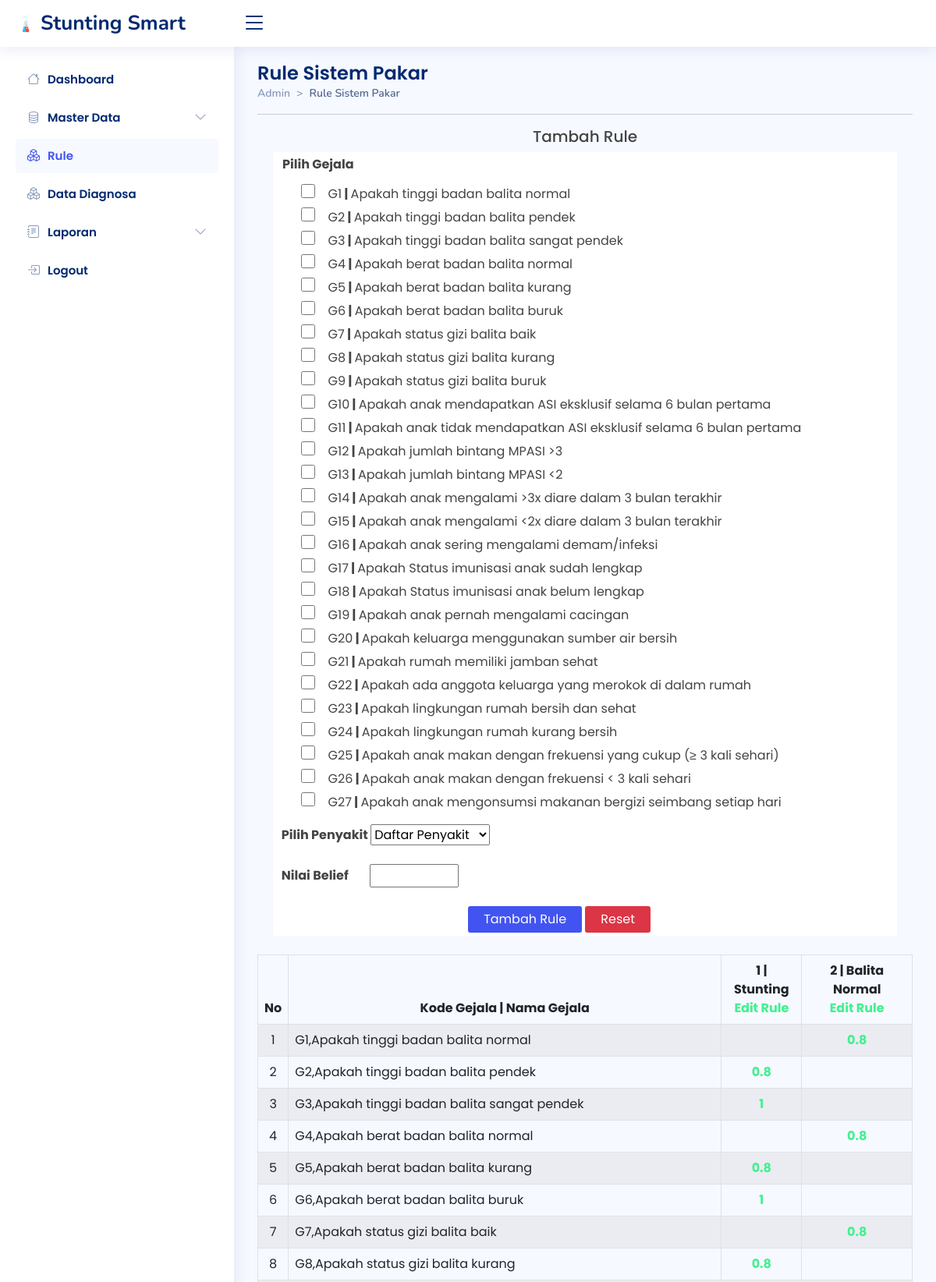
Page /admin/rules/rules.php (upper part) on the committed database.
### tables this page shows
CREATE TABLE `tb_gejala` (
  `id` int(11) NOT NULL,
  `kdgejala` varchar(3) DEFAULT NULL,
  `gejala` text DEFAULT NULL
);

CREATE TABLE `tb_rules` (
  `id_rules` int(11) NOT NULL,
  `id_gejala` int(11) DEFAULT NULL,
  `id_penyakit` int(11) DEFAULT NULL,
  `belief` float DEFAULT NULL
);

### admin/rules/rules.php (the view, shortened to what this page needs)
<!DOCTYPE html>
<html lang="en">
<head>
  <link href="../../assets/vendor/bootstrap/css/bootstrap.min.css" rel="stylesheet">
  <link rel="stylesheet" href="https://cdn.jsdelivr.net/npm/bootstrap-icons@1.10.2/font/bootstrap-icons.css">
  <link href="../../assets/vendor/boxicons/css/boxicons.min.css" rel="stylesheet">
  <link href="../../assets/vendor/quill/quill.snow.css" rel="stylesheet">
  <link href="../../assets/vendor/quill/quill.bubble.css" rel="stylesheet">
  <link href="../../assets/vendor/remixicon/remixicon.css" rel="stylesheet">
  <link href="../../assets/vendor/simple-datatables/style.css" rel="stylesheet">
  <link href="../../assets/css/style.css" rel="stylesheet">
</head>
<body>
  <header id="header" class="header fixed-top d-flex align-items-center">
    <div class="d-flex align-items-center justify-content-between">
      <a href="../index.php" class="logo d-flex align-items-center">
        <img src="../../assets/img/logo.png" alt="">
        <span class="d-none d-lg-block">Stunting Smart</span>
      </a>
      <i class="bi bi-list toggle-sidebar-btn"></i>
    </div>
  </header>
  <aside id="sidebar" class="sidebar">
    <ul class="sidebar-nav" id="sidebar-nav">
      <li class="nav-item">
        <a class="nav-link collapsed " href="../index.php">
          <i class="bi bi-house"></i>
          <span>Dashboard</span>
        </a>
      </li>
      <li class="nav-item">
        <a class="nav-link collapsed" data-bs-target="#components-nav" data-bs-toggle="collapse" href="#">
          <i class="bi bi-database"></i><span>Master Data</span><i class="bi bi-chevron-down ms-auto"></i>
        </a>
      </li>
      <li class="nav-item">
        <a class="nav-link" href="../rules/rules.php">
          <i class="bi bi-boxes"></i>
          <span>Rule</span>
        </a>
      </li>
      <li class="nav-item">
        <a class="nav-link collapsed" href="../data_diagnosis.php">
          <i class="bi bi-boxes"></i>
          <span>Data Diagnosa</span>
        </a>
      </li>
      <li class="nav-item">
        <a class="nav-link collapsed" data-bs-target="#forms-nav" data-bs-toggle="collapse" href="#">
          <i class="bi bi-journal-text"></i><span>Laporan</span><i class="bi bi-chevron-down ms-auto"></i>
        </a>
      </li>
      <li class="nav-item">
        <a class="nav-link collapsed" href="javascript:;" data-bs-toggle="modal" data-bs-target="#logoutmodal">
          <i class="bi bi-box-arrow-in-right"></i>
          <span>Logout</span>
        </a>
      </li>
    </ul>
  </aside>
  <main id="main" class="main">
    <div class="pagetitle">
      <h1>Rule Sistem Pakar</h1>
      <nav style="--bs-breadcrumb-divider: '>';">
        <ol class="breadcrumb">
          <li class="breadcrumb-item"><a href="../index.php">Admin</a></li>
          <li class="breadcrumb-item active">Rule Sistem Pakar</li>
        </ol>
      </nav>
      <hr>
    </div>
    <section>
      <div class="row">
        <div class="col-md-12">
          <div class="table-responsive">
            <div class="konten">
              <form id="form1" name="form1" method="post" action="./simpanrules.php" enctype="multipart/form-data" onsubmit="return validateForm()">
                <h5 class="text-center">Tambah Rule</h5>
                <table class="tab" width="800" border="0" align="center" cellpadding="4" cellspacing="1" bordercolor="#F0F0F0" bgcolor="#fff">
                  <tr bgcolor="#FFFFFF">
                    <td><strong class="ms-2">Pilih Gejala</strong></td>
                  </tr>
                  <tr bgcolor="#FFFFFF">
                    <td colspan="2">
                      <ul style="list-style:none;">
                        <?php
                        include "../koneksi.php";
                        $arrPenyakit = array();
                        $arrGejala = array();
                        $query = mysqli_query($koneksi, "SELECT * FROM tb_gejala ORDER BY id") or die("Query Error..!" . mysqli_error($koneksi));
                        while ($row = mysqli_fetch_array($query)) {
                          $arrGejala["$row[id]"] = $row['kdgejala'] . "," . $row['gejala'];
                        ?>
                          <li style="margin: 5px 0;">
                            <label for="gejala<?php echo $row['id']; ?>" style="cursor: pointer;">
                              <input class="cekbok" type="checkbox" id="gejala<?php echo $row['id']; ?>" name="gejala[]" value="<?php echo $row['id']; ?>">
                              &ensp; <?php echo $row['kdgejala'] . "<strong>&nbsp;|&nbsp;</strong>" . $row['gejala']; ?>
                            </label>
                          </li>
                        <?php } ?>
                      </ul>
                      <strong>&nbsp;&nbsp;Pilih Penyakit
                        <select name="daftarpenyakit" id="daftarpenyakit">
                          <option value="NULL">Daftar Penyakit</option>
                          <?php
                          $sqlp = "SELECT * FROM tb_penyakit ORDER BY id";
                          $qryp = mysqli_query($koneksi, $sqlp)
                            or die("SQL Error: " . mysqli_error($koneksi));
                          while ($datap = mysqli_fetch_array($qryp)) {
                            $arrPenyakit["$datap[id]"] = $datap['nama_penyakit'];
                          }
                          ?>
                        </select><br><br>&nbsp;&nbsp;Nilai Belief
                        <input type="text" name="belief" size="5" class="ms-4">
                      </strong>
                    </td>
                  </tr>
                  <tr>
                    <td>&nbsp;</td>
                    <td>
                      <div class="mt-3">
                        <input class="setrule" type="submit" name="Submit" value="Tambah Rule" />
                        <input class="reset" type="reset" name="Submit2" value="Reset" />
                      </div>
                    </td>
                  </tr>
                </table>
              </form>
            </div>
            <table class="table table-striped table-hover table-bordered mt-4">
              <thead>
                <tr>
                  <th>No</th>
                  <th class="text-center">Kode Gejala | Nama Gejala</th>
                  <?php
                  include "../koneksi.php";
                  $query_p = mysqli_query($koneksi, "SELECT id_penyakit FROM tb_rules GROUP BY id_penyakit");
                  while ($data_p = mysqli_fetch_array($query_p)) {
                  ?>
                    <th class="text-center">
                      <?php $idp = $data_p['id_penyakit'];
                      echo "$idp | ";
                      print_r($arrPenyakit["$idp"]); ?><br><a href="./editrules.php?kdpenyakit=<?php echo $data_p['id_penyakit']; ?>">Edit Rule</a></th><?php } ?>
                </tr>
              </thead>
              <tbody>
                <?php
                $query = mysqli_query($koneksi, "SELECT * FROM tb_rules GROUP BY id_gejala ORDER BY id_gejala ASC ") or die(mysqli_error($koneksi));
                while ($row = mysqli_fetch_array($query)) {
                ?>
                  <tr>
                    <td valign="top" class="text-center"><?php echo $row['id_gejala']; ?></td>
                    <td>
                      <?php $idG = $row['id_gejala'];
                      print_r($arrGejala["$idG"]);
                      ?></td>
                    <?php $query_pb = mysqli_query($koneksi, "SELECT id_penyakit FROM tb_rules GROUP BY id_penyakit ");
                    while ($data_pb = mysqli_fetch_array($query_pb)) {
                    ?>
                      <td>
                        <?php
                        $kdpenyakit_B = $data_pb['id_penyakit'];
                        $kdgejala_B = $row['id_gejala'];
                        $query_CG = mysqli_query($koneksi, "SELECT * FROM tb_rules WHERE id_penyakit='$kdpenyakit_B' AND id_gejala='$kdgejala_B' ");
                        while ($data_GB = mysqli_fetch_array($query_CG)) {
                          echo "<center><strong><a title='Edit Nilai Belief' href='./editbelief.php?id_penyakit=$kdpenyakit_B&id_gejala=$kdgejala_B&belief=$data_GB[belief]'>$data_GB[belief]</a></strong></center>";
                        }
                        ?></td><?php } ?>
                  </tr>
                <?php } ?>
              </tbody>
            </table>
          </div>
        </div>
      </div>
    </section>
  </main>
</body>
</html>

### assets/css/style.css (style rules this page uses)
:root { scroll-behavior: smooth; }
body { font-family: "Poppins", sans-serif; background: #f6f9ff; color: #444444; }
a { color: #41f18e; text-decoration: none; }
span { font-family: "Poppins", sans-serif; }
h1, h2, h3, h4, h5, h6 { font-family: "Poppins", sans-serif; }
#main { margin-top: 60px; padding: 20px 30px; transition: all 0.3s; }
.pagetitle { margin-bottom: 10px; }
.pagetitle h1 { font-size: 24px; margin-bottom: 0; font-weight: 600; color: #012970; }
.breadcrumb { font-size: 14px; font-family: "Nunito", sans-serif; color: #899bbd; font-weight: 600; }
.breadcrumb a { color: #899bbd; transition: 0.3s; }
.breadcrumb .breadcrumb-item::before { color: #899bbd; }
.breadcrumb .active { color: #51678f; font-weight: 600; }
.logo { line-height: 1; }
@media (min-width: 1200px) { .logo { width: 280px; } }
.logo img { max-height: 26px; margin-right: 6px; }
.logo span { font-size: 26px; font-weight: 700; color: #012970; font-family: "Nunito", sans-serif; }
.header { transition: all 0.5s; z-index: 997; height: 60px; box-shadow: 0px 2px 20px rgba(1, 41, 112, 0.1); background-color: #fff; padding-left: 20px; }
.header .toggle-sidebar-btn { font-size: 32px; padding-left: 10px; cursor: pointer; color: #012970; }
.sidebar { position: fixed; top: 60px; left: 0; bottom: 0; width: 300px; z-index: 996; transition: all 0.3s; padding: 20px; overflow-y: auto; scrollbar-width: thin; scrollbar-color: #aab7cf transparent; box-shadow: 0px 0px 20px rgba(1, 41, 112, 0.1); background-color: #fff; }
@media (min-width: 1200px) { #main, #footer { margin-left: 300px; } }
.sidebar-nav { padding: 0; margin: 0; list-style: none; }
.sidebar-nav li { padding: 0; margin: 0; list-style: none; }
.sidebar-nav .nav-item { margin-bottom: 5px; }
.sidebar-nav .nav-link { display: flex; align-items: center; font-size: 15px; font-weight: 600; color: #4154f1; transition: 0.3; background: #f6f9ff; padding: 10px 15px; border-radius: 4px; }
.sidebar-nav .nav-link i { font-size: 16px; margin-right: 10px; color: #4154f1; }
.sidebar-nav .nav-link.collapsed { color: #012970; background: #fff; }
.sidebar-nav .nav-link.collapsed i { color: #899bbd; }
.sidebar-nav .nav-link .bi-chevron-down { margin-right: 0; transition: transform 0.2s ease-in-out; }

### admin/rules/rules.php (style rules this page uses)
.setrule { background-color: #4154f1; border: none; color: white; padding: 5px 20px; border-radius: 3px; }
.reset { background-color: #dc3545; border: none; color: white; padding: 5px 20px; border-radius: 3px; }
.cekbok { cursor: pointer; width: 18px; height: 18px; }

### rows in the picture
tb_gejala: kdgejala "G1", gejala "Apakah tinggi badan balita normal"
tb_gejala: kdgejala "G2", gejala "Apakah tinggi badan balita pendek"
tb_gejala: kdgejala "G3", gejala "Apakah tinggi badan balita sangat pendek"
tb_gejala: kdgejala "G4", gejala "Apakah berat badan balita normal"
tb_gejala: kdgejala "G5", gejala "Apakah berat badan balita kurang"
tb_gejala: kdgejala "G6", gejala "Apakah berat badan balita buruk"
tb_gejala: kdgejala "G7", gejala "Apakah status gizi balita baik"
tb_gejala: kdgejala "G8", gejala "Apakah status gizi balita kurang"
tb_gejala: kdgejala "G9", gejala "Apakah status gizi balita buruk"
tb_gejala: kdgejala "G10", gejala "Apakah anak mendapatkan ASI eksklusif selama 6 bulan pertama"
tb_gejala: kdgejala "G11", gejala "Apakah anak tidak mendapatkan ASI eksklusif selama 6 bulan pertama"
tb_gejala: kdgejala "G12", gejala "Apakah jumlah bintang MPASI >3"
tb_gejala: kdgejala "G13", gejala "Apakah jumlah bintang MPASI <2"
tb_gejala: kdgejala "G14", gejala "Apakah anak mengalami >3x diare dalam 3 bulan terakhir"
tb_gejala: kdgejala "G15", gejala "Apakah anak mengalami <2x diare dalam 3 bulan terakhir"
tb_gejala: kdgejala "G16", gejala "Apakah anak sering mengalami demam/infeksi"
tb_gejala: kdgejala "G17", gejala "Apakah Status imunisasi anak sudah lengkap"
tb_gejala: kdgejala "G18", gejala "Apakah Status imunisasi anak belum lengkap"
tb_gejala: kdgejala "G19", gejala "Apakah anak pernah mengalami cacingan"
tb_gejala: kdgejala "G20", gejala "Apakah keluarga menggunakan sumber air bersih"
tb_gejala: kdgejala "G21", gejala "Apakah rumah memiliki jamban sehat"
tb_gejala: kdgejala "G22", gejala "Apakah ada anggota keluarga yang merokok di dalam rumah"
tb_gejala: kdgejala "G23", gejala "Apakah lingkungan rumah bersih dan sehat"
tb_gejala: kdgejala "G24", gejala "Apakah lingkungan rumah kurang bersih"
tb_gejala: kdgejala "G25", gejala "Apakah anak makan dengan frekuensi yang cukup (≥ 3 kali sehari)"
tb_gejala: kdgejala "G26", gejala "Apakah anak makan dengan frekuensi < 3 kali sehari"
tb_gejala: kdgejala "G27", gejala "Apakah anak mengonsumsi makanan bergizi seimbang setiap hari"
tb_rules: id_gejala "1", value "G1,Apakah tinggi badan balita normal", belief "0.8"
tb_rules: id_gejala "2", value "G2,Apakah tinggi badan balita pendek", belief "0.8"
tb_rules: id_gejala "3", value "G3,Apakah tinggi badan balita sangat pendek", belief "1"
tb_rules: id_gejala "4", value "G4,Apakah berat badan balita normal", belief "0.8"
tb_rules: id_gejala "5", value "G5,Apakah berat badan balita kurang", belief "0.8"
tb_rules: id_gejala "6", value "G6,Apakah berat badan balita buruk", belief "1"
tb_rules: id_gejala "7", value "G7,Apakah status gizi balita baik", belief "0.8"
tb_rules: id_gejala "8", value "G8,Apakah status gizi balita kurang", belief "0.8"

### other values in the picture
$idp "1"
$idp "2"
